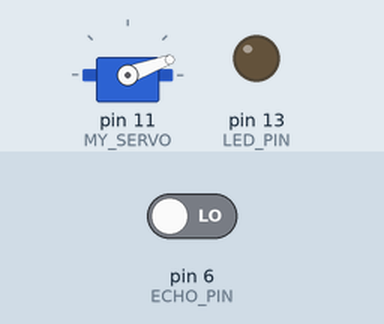
Recording of a sketch running on a simulated Arduino Uno, built with avr-gcc and run on an emulated ATmega328P. On the bench: servo, output pins drawn as LEDs (lit = HIGH). The test bench sets the inputs (shaded band); at power-on: pin 6 (ECHO_PIN) LOW. Pins used as bus, display or sensor lines are not drawn.

Above: at 0.1 s.
At 1.1 s:
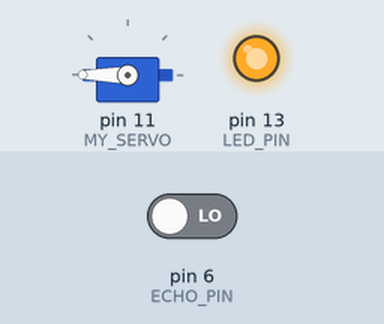
Timing chart, 0 to 2.6 s (numbered marks = the images above):
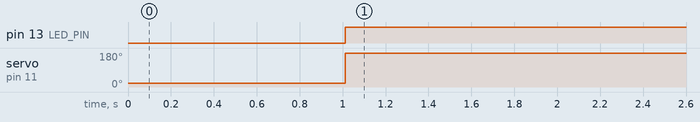

The sketch:

main.ino
```cpp
#include <Servo.h>

Servo MY_SERVO;
int SERVO_POSITION = 20;
int TRIG_PIN = 5;
int ECHO_PIN = 6;
int LED_PIN = 13;

long distance;
float duration;

void setup() {
  // put your setup code here, to run once:
  MY_SERVO.attach(11);
  pinMode(TRIG_PIN, OUTPUT);
  pinMode(ECHO_PIN, INPUT);
  pinMode(LED_PIN, OUTPUT);
  MY_SERVO.write(SERVO_POSITION);
}

void loop() {
  // put your main code here, to run repeatedly:
  digitalWrite(TRIG_PIN, LOW);
  delay(2);
  digitalWrite(TRIG_PIN, HIGH);
  delay(10);
  digitalWrite(TRIG_PIN, LOW);

  duration = pulseIn(ECHO_PIN, 10);
  distance = 0.034 * (duration / 2);

  if (distance < 30) {
    digitalWrite(LED_PIN, HIGH);
    MY_SERVO.write(SERVO_POSITION + 160);
    delay(1000);
  } else {
    digitalWrite(LED_PIN, LOW);
    MY_SERVO.write(SERVO_POSITION);
  }

  delay(300);
}
```

Measured:
- by itself, pin 13 (LED_PIN): LOW → HIGH at 1.0 s
- by itself, servo on pin 11 (MY_SERVO): 20° → 180° at 1.0 s
